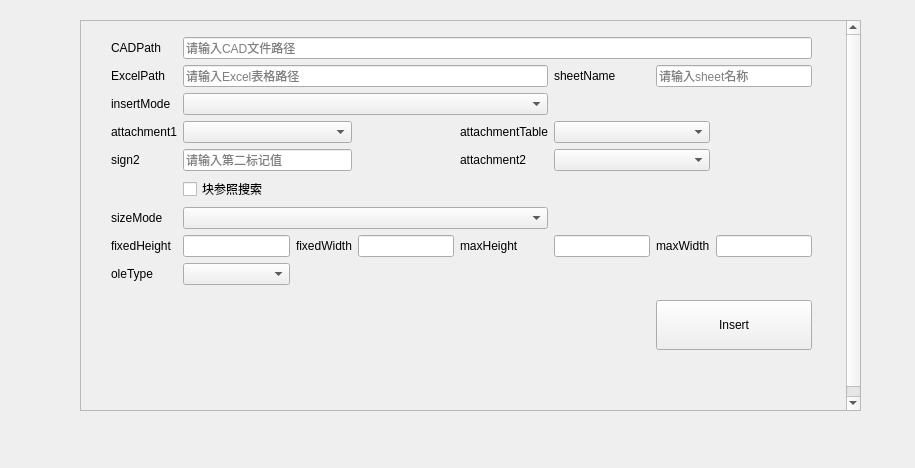
<?xml version="1.0" encoding="UTF-8"?>
<ui version="4.0">
 <class>Form</class>
 <widget class="QWidget" name="Form">
  <property name="geometry">
   <rect>
    <x>0</x>
    <y>0</y>
    <width>915</width>
    <height>468</height>
   </rect>
  </property>
  <property name="windowTitle">
   <string>Form</string>
  </property>
  <widget class="QScrollArea" name="scrollArea">
   <property name="geometry">
    <rect>
     <x>80</x>
     <y>20</y>
     <width>781</width>
     <height>391</height>
    </rect>
   </property>
   <property name="minimumSize">
    <size>
     <width>0</width>
     <height>300</height>
    </size>
   </property>
   <property name="verticalScrollBarPolicy">
    <enum>Qt::ScrollBarAlwaysOn</enum>
   </property>
   <property name="widgetResizable">
    <bool>true</bool>
   </property>
   <widget class="QWidget" name="scrollAreaWidgetContents">
    <property name="geometry">
     <rect>
      <x>0</x>
      <y>0</y>
      <width>762</width>
      <height>400</height>
     </rect>
    </property>
    <property name="minimumSize">
     <size>
      <width>0</width>
      <height>400</height>
     </size>
    </property>
    <widget class="QWidget" name="gridLayoutWidget">
     <property name="geometry">
      <rect>
       <x>30</x>
       <y>16</y>
       <width>701</width>
       <height>351</height>
      </rect>
     </property>
     <layout class="QGridLayout" name="gridLayout">
      <item row="8" column="4">
       <widget class="QLabel" name="label_14">
        <property name="text">
         <string>maxHeight</string>
        </property>
       </widget>
      </item>
      <item row="8" column="1">
       <widget class="QLineEdit" name="lineEdit_fixedHeight">
        <property name="placeholderText">
         <string/>
        </property>
       </widget>
      </item>
      <item row="7" column="0">
       <widget class="QLabel" name="label_11">
        <property name="text">
         <string>sizeMode</string>
        </property>
       </widget>
      </item>
      <item row="9" column="0">
       <widget class="QLabel" name="label_10">
        <property name="text">
         <string>oleType</string>
        </property>
       </widget>
      </item>
      <item row="9" column="1">
       <widget class="QComboBox" name="comboBox_oleType">
        <property name="placeholderText">
         <string>请选择ole类型</string>
        </property>
       </widget>
      </item>
      <item row="8" column="7">
       <widget class="QLineEdit" name="lineEdit_maxWidth"/>
      </item>
      <item row="2" column="0">
       <widget class="QLabel" name="label_6">
        <property name="text">
         <string>insertMode</string>
        </property>
       </widget>
      </item>
      <item row="8" column="2">
       <widget class="QLabel" name="label_13">
        <property name="text">
         <string>fixedWidth</string>
        </property>
       </widget>
      </item>
      <item row="0" column="0">
       <widget class="QLabel" name="label">
        <property name="text">
         <string>CADPath</string>
        </property>
       </widget>
      </item>
      <item row="8" column="3">
       <widget class="QLineEdit" name="lineEdit_fixedWidth"/>
      </item>
      <item row="8" column="5">
       <widget class="QLineEdit" name="lineEdit_maxHeight"/>
      </item>
      <item row="1" column="0">
       <widget class="QLabel" name="label_2">
        <property name="text">
         <string>ExcelPath</string>
        </property>
       </widget>
      </item>
      <item row="8" column="0">
       <widget class="QLabel" name="label_12">
        <property name="text">
         <string>fixedHeight</string>
        </property>
       </widget>
      </item>
      <item row="8" column="6">
       <widget class="QLabel" name="label_15">
        <property name="text">
         <string>maxWidth</string>
        </property>
       </widget>
      </item>
      <item row="3" column="0">
       <widget class="QLabel" name="label_5">
        <property name="text">
         <string>attachment1</string>
        </property>
       </widget>
      </item>
      <item row="0" column="1" colspan="7">
       <widget class="ExtendedLineEdit" name="lineEdit_cadPath">
        <property name="placeholderText">
         <string>请输入CAD文件路径</string>
        </property>
       </widget>
      </item>
      <item row="3" column="4">
       <widget class="QLabel" name="label_8">
        <property name="text">
         <string>attachmentTable</string>
        </property>
       </widget>
      </item>
      <item row="4" column="0">
       <widget class="QLabel" name="label_9">
        <property name="text">
         <string>sign2</string>
        </property>
       </widget>
      </item>
      <item row="4" column="1" colspan="2">
       <widget class="QLineEdit" name="lineEdit_sign2">
        <property name="placeholderText">
         <string>请输入第二标记值</string>
        </property>
       </widget>
      </item>
      <item row="4" column="4">
       <widget class="QLabel" name="label_7">
        <property name="text">
         <string>attachment2</string>
        </property>
       </widget>
      </item>
      <item row="1" column="1" colspan="4">
       <widget class="ExtendedLineEdit" name="lineEdit_excelPath">
        <property name="placeholderText">
         <string>请输入Excel表格路径</string>
        </property>
       </widget>
      </item>
      <item row="2" column="1" colspan="4">
       <widget class="QComboBox" name="comboBox_insertMod">
        <property name="placeholderText">
         <string>请选择插入模式</string>
        </property>
       </widget>
      </item>
      <item row="1" column="5">
       <widget class="QLabel" name="label_3">
        <property name="text">
         <string>sheetName</string>
        </property>
       </widget>
      </item>
      <item row="1" column="6" colspan="2">
       <widget class="QLineEdit" name="lineEdit_sheetName">
        <property name="placeholderText">
         <string>请输入sheet名称</string>
        </property>
       </widget>
      </item>
      <item row="7" column="1" colspan="4">
       <widget class="QComboBox" name="comboBox_sizeMod">
        <property name="placeholderText">
         <string>请选择尺寸控制模式</string>
        </property>
       </widget>
      </item>
      <item row="9" column="6" rowspan="2" colspan="2">
       <widget class="QPushButton" name="pushButton">
        <property name="sizePolicy">
         <sizepolicy hsizetype="Minimum" vsizetype="Fixed">
          <horstretch>0</horstretch>
          <verstretch>0</verstretch>
         </sizepolicy>
        </property>
        <property name="minimumSize">
         <size>
          <width>0</width>
          <height>50</height>
         </size>
        </property>
        <property name="text">
         <string>Insert</string>
        </property>
       </widget>
      </item>
      <item row="3" column="1" colspan="2">
       <widget class="QComboBox" name="comboBox_attachment1">
        <property name="placeholderText">
         <string>请选择第一标记方向</string>
        </property>
       </widget>
      </item>
      <item row="3" column="5" colspan="2">
       <widget class="QComboBox" name="comboBox_attachmentTable">
        <property name="placeholderText">
         <string>请选择表格标记方向</string>
        </property>
       </widget>
      </item>
      <item row="4" column="5" colspan="2">
       <widget class="QComboBox" name="comboBox_attachment2">
        <property name="placeholderText">
         <string>请选择第二标记方向</string>
        </property>
       </widget>
      </item>
      <item row="5" column="1">
       <widget class="QCheckBox" name="checkBox_searchBlockReference">
        <property name="text">
         <string>块参照搜索</string>
        </property>
       </widget>
      </item>
     </layout>
    </widget>
   </widget>
  </widget>
 </widget>
 <customwidgets>
  <customwidget>
   <class>ExtendedLineEdit</class>
   <extends>QLineEdit</extends>
   <header>...common.extendLineEdit</header>
  </customwidget>
 </customwidgets>
 <resources/>
 <connections>
  <connection>
   <sender>pushButton</sender>
   <signal>clicked()</signal>
   <receiver>Form</receiver>
   <slot>insertGUImain()</slot>
   <hints>
    <hint type="sourcelabel">
     <x>800</x>
     <y>302</y>
    </hint>
    <hint type="destinationlabel">
     <x>682</x>
     <y>375</y>
    </hint>
   </hints>
  </connection>
 </connections>
 <slots>
  <slot>test()</slot>
  <slot>insertGUImain()</slot>
 </slots>
</ui>
